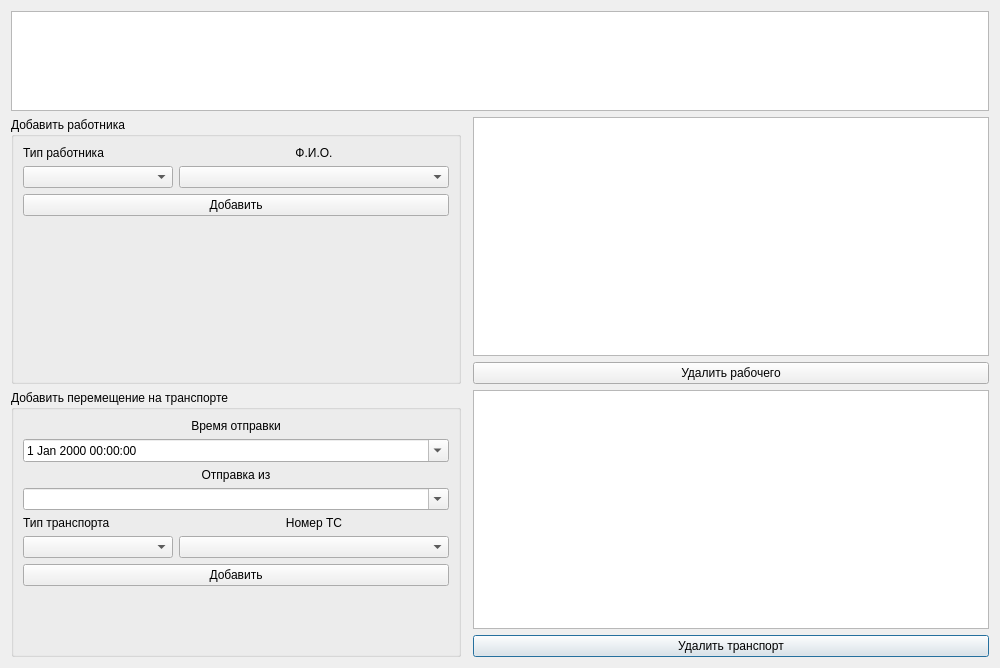
<?xml version="1.0" encoding="UTF-8"?>
<ui version="4.0">
 <class>EmergencyBid</class>
 <widget class="QDialog" name="EmergencyBid">
  <property name="geometry">
   <rect>
    <x>0</x>
    <y>0</y>
    <width>1000</width>
    <height>668</height>
   </rect>
  </property>
  <property name="minimumSize">
   <size>
    <width>1000</width>
    <height>0</height>
   </size>
  </property>
  <property name="windowTitle">
   <string>Dialog</string>
  </property>
  <layout class="QGridLayout" name="gridLayout">
   <item row="4" column="2">
    <widget class="QPushButton" name="deleteVehicle">
     <property name="text">
      <string>Удалить транспорт</string>
     </property>
    </widget>
   </item>
   <item row="3" column="2">
    <widget class="QTableView" name="vehicleView">
     <property name="maximumSize">
      <size>
       <width>16777215</width>
       <height>16777215</height>
      </size>
     </property>
     <property name="editTriggers">
      <set>QAbstractItemView::NoEditTriggers</set>
     </property>
     <property name="selectionBehavior">
      <enum>QAbstractItemView::SelectRows</enum>
     </property>
     <attribute name="horizontalHeaderStretchLastSection">
      <bool>true</bool>
     </attribute>
     <attribute name="verticalHeaderVisible">
      <bool>false</bool>
     </attribute>
    </widget>
   </item>
   <item row="1" column="0" rowspan="2">
    <widget class="QGroupBox" name="groupBox">
     <property name="title">
      <string>Добавить работника</string>
     </property>
     <layout class="QGridLayout" name="gridLayout_2">
      <item row="4" column="0">
       <spacer name="verticalSpacer">
        <property name="orientation">
         <enum>Qt::Vertical</enum>
        </property>
        <property name="sizeHint" stdset="0">
         <size>
          <width>20</width>
          <height>40</height>
         </size>
        </property>
       </spacer>
      </item>
      <item row="1" column="0">
       <widget class="QLabel" name="label">
        <property name="text">
         <string>Тип работника</string>
        </property>
       </widget>
      </item>
      <item row="2" column="0">
       <widget class="QComboBox" name="workerTypeCBox">
        <property name="minimumSize">
         <size>
          <width>0</width>
          <height>0</height>
         </size>
        </property>
        <property name="maximumSize">
         <size>
          <width>150</width>
          <height>16777215</height>
         </size>
        </property>
       </widget>
      </item>
      <item row="1" column="1">
       <widget class="QLabel" name="label_2">
        <property name="text">
         <string>Ф.И.О.</string>
        </property>
        <property name="alignment">
         <set>Qt::AlignCenter</set>
        </property>
       </widget>
      </item>
      <item row="2" column="1">
       <widget class="QComboBox" name="workerCBox"/>
      </item>
      <item row="3" column="0" colspan="2">
       <widget class="QPushButton" name="addWorker">
        <property name="minimumSize">
         <size>
          <width>0</width>
          <height>0</height>
         </size>
        </property>
        <property name="maximumSize">
         <size>
          <width>16777215</width>
          <height>16777215</height>
         </size>
        </property>
        <property name="text">
         <string>Добавить</string>
        </property>
       </widget>
      </item>
     </layout>
    </widget>
   </item>
   <item row="2" column="2">
    <widget class="QPushButton" name="deleteWorker">
     <property name="text">
      <string>Удалить рабочего</string>
     </property>
    </widget>
   </item>
   <item row="1" column="2">
    <widget class="QTableView" name="workerView">
     <property name="maximumSize">
      <size>
       <width>16777215</width>
       <height>16777215</height>
      </size>
     </property>
     <property name="editTriggers">
      <set>QAbstractItemView::NoEditTriggers</set>
     </property>
     <property name="selectionBehavior">
      <enum>QAbstractItemView::SelectRows</enum>
     </property>
     <attribute name="horizontalHeaderStretchLastSection">
      <bool>true</bool>
     </attribute>
     <attribute name="verticalHeaderVisible">
      <bool>false</bool>
     </attribute>
    </widget>
   </item>
   <item row="0" column="0" colspan="3">
    <widget class="QTableView" name="tableView">
     <property name="minimumSize">
      <size>
       <width>0</width>
       <height>100</height>
      </size>
     </property>
     <property name="maximumSize">
      <size>
       <width>16777215</width>
       <height>100</height>
      </size>
     </property>
     <property name="editTriggers">
      <set>QAbstractItemView::NoEditTriggers</set>
     </property>
     <property name="selectionBehavior">
      <enum>QAbstractItemView::SelectRows</enum>
     </property>
     <attribute name="horizontalHeaderStretchLastSection">
      <bool>true</bool>
     </attribute>
     <attribute name="verticalHeaderVisible">
      <bool>false</bool>
     </attribute>
    </widget>
   </item>
   <item row="3" column="0" rowspan="2">
    <widget class="QGroupBox" name="groupBox_2">
     <property name="minimumSize">
      <size>
       <width>450</width>
       <height>0</height>
      </size>
     </property>
     <property name="title">
      <string>Добавить перемещение на транспорте</string>
     </property>
     <layout class="QGridLayout" name="gridLayout_3">
      <item row="9" column="0">
       <spacer name="verticalSpacer_2">
        <property name="orientation">
         <enum>Qt::Vertical</enum>
        </property>
        <property name="sizeHint" stdset="0">
         <size>
          <width>20</width>
          <height>40</height>
         </size>
        </property>
       </spacer>
      </item>
      <item row="6" column="0">
       <widget class="QLabel" name="label_3">
        <property name="text">
         <string>Тип транспорта</string>
        </property>
       </widget>
      </item>
      <item row="7" column="0">
       <widget class="QComboBox" name="vehicleTypeCBox">
        <property name="minimumSize">
         <size>
          <width>0</width>
          <height>0</height>
         </size>
        </property>
        <property name="maximumSize">
         <size>
          <width>150</width>
          <height>16777215</height>
         </size>
        </property>
       </widget>
      </item>
      <item row="6" column="1">
       <widget class="QLabel" name="label_4">
        <property name="text">
         <string>Номер ТС</string>
        </property>
        <property name="alignment">
         <set>Qt::AlignCenter</set>
        </property>
       </widget>
      </item>
      <item row="7" column="1">
       <widget class="QComboBox" name="vehicleCBox">
        <property name="minimumSize">
         <size>
          <width>200</width>
          <height>0</height>
         </size>
        </property>
        <property name="maximumSize">
         <size>
          <width>16777215</width>
          <height>16777215</height>
         </size>
        </property>
        <property name="editable">
         <bool>false</bool>
        </property>
       </widget>
      </item>
      <item row="8" column="0" colspan="2">
       <widget class="QPushButton" name="addVehicle">
        <property name="minimumSize">
         <size>
          <width>200</width>
          <height>0</height>
         </size>
        </property>
        <property name="maximumSize">
         <size>
          <width>16777215</width>
          <height>16777215</height>
         </size>
        </property>
        <property name="text">
         <string>Добавить</string>
        </property>
       </widget>
      </item>
      <item row="2" column="0" colspan="2">
       <widget class="QDateTimeEdit" name="movementDate">
        <property name="maximumSize">
         <size>
          <width>16777215</width>
          <height>16777215</height>
         </size>
        </property>
        <property name="wrapping">
         <bool>false</bool>
        </property>
        <property name="calendarPopup">
         <bool>true</bool>
        </property>
       </widget>
      </item>
      <item row="1" column="0" colspan="2">
       <widget class="QLabel" name="label_5">
        <property name="text">
         <string>Время отправки</string>
        </property>
        <property name="alignment">
         <set>Qt::AlignCenter</set>
        </property>
       </widget>
      </item>
      <item row="5" column="0" colspan="2">
       <widget class="QComboBox" name="spaceCBox">
        <property name="editable">
         <bool>true</bool>
        </property>
       </widget>
      </item>
      <item row="4" column="0" colspan="2">
       <widget class="QLabel" name="label_6">
        <property name="text">
         <string>Отправка из</string>
        </property>
        <property name="alignment">
         <set>Qt::AlignCenter</set>
        </property>
       </widget>
      </item>
     </layout>
    </widget>
   </item>
  </layout>
 </widget>
 <resources/>
 <connections/>
</ui>
